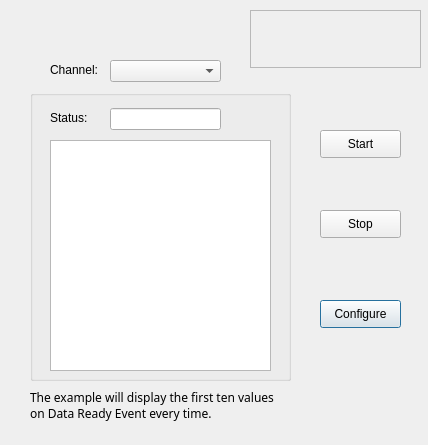
<?xml version="1.0" encoding="UTF-8"?>
<ui version="4.0">
 <class>BufferedPulseWidthMeasurementClass</class>
 <widget class="QDialog" name="BufferedPulseWidthMeasurementClass">
  <property name="geometry">
   <rect>
    <x>0</x>
    <y>0</y>
    <width>428</width>
    <height>445</height>
   </rect>
  </property>
  <property name="sizePolicy">
   <sizepolicy hsizetype="Fixed" vsizetype="Fixed">
    <horstretch>0</horstretch>
    <verstretch>0</verstretch>
   </sizepolicy>
  </property>
  <property name="windowTitle">
   <string>Buffered Pulse Width Measurement</string>
  </property>
  <widget class="QFrame" name="bkgrndImage">
   <property name="geometry">
    <rect>
     <x>250</x>
     <y>10</y>
     <width>171</width>
     <height>58</height>
    </rect>
   </property>
   <property name="frameShape">
    <enum>QFrame::StyledPanel</enum>
   </property>
   <property name="frameShadow">
    <enum>QFrame::Raised</enum>
   </property>
  </widget>
  <widget class="QGroupBox" name="groupBox">
   <property name="geometry">
    <rect>
     <x>30</x>
     <y>90</y>
     <width>261</width>
     <height>291</height>
    </rect>
   </property>
   <property name="autoFillBackground">
    <bool>true</bool>
   </property>
   <property name="title">
    <string/>
   </property>
   <widget class="QListWidget" name="cntrValueList">
    <property name="geometry">
     <rect>
      <x>20</x>
      <y>50</y>
      <width>221</width>
      <height>231</height>
     </rect>
    </property>
    <property name="flow">
     <enum>QListView::TopToBottom</enum>
    </property>
    <property name="isWrapping" stdset="0">
     <bool>false</bool>
    </property>
   </widget>
   <widget class="QLineEdit" name="txtChannelState">
    <property name="geometry">
     <rect>
      <x>80</x>
      <y>18</y>
      <width>111</width>
      <height>22</height>
     </rect>
    </property>
    <property name="text">
     <string/>
    </property>
    <property name="alignment">
     <set>Qt::AlignRight|Qt::AlignTrailing|Qt::AlignVCenter</set>
    </property>
    <property name="readOnly">
     <bool>true</bool>
    </property>
   </widget>
   <widget class="QLabel" name="label_2">
    <property name="geometry">
     <rect>
      <x>20</x>
      <y>20</y>
      <width>41</width>
      <height>16</height>
     </rect>
    </property>
    <property name="text">
     <string>Status:</string>
    </property>
   </widget>
  </widget>
  <widget class="QPushButton" name="btnConfig">
   <property name="geometry">
    <rect>
     <x>320</x>
     <y>300</y>
     <width>81</width>
     <height>28</height>
    </rect>
   </property>
   <property name="text">
    <string>Configure</string>
   </property>
  </widget>
  <widget class="QPushButton" name="btnStart">
   <property name="geometry">
    <rect>
     <x>320</x>
     <y>130</y>
     <width>81</width>
     <height>28</height>
    </rect>
   </property>
   <property name="text">
    <string>Start</string>
   </property>
  </widget>
  <widget class="QPushButton" name="btnStop">
   <property name="geometry">
    <rect>
     <x>320</x>
     <y>210</y>
     <width>81</width>
     <height>28</height>
    </rect>
   </property>
   <property name="text">
    <string>Stop</string>
   </property>
  </widget>
  <widget class="QLabel" name="label">
   <property name="geometry">
    <rect>
     <x>30</x>
     <y>380</y>
     <width>281</width>
     <height>51</height>
    </rect>
   </property>
   <property name="font">
    <font>
     <family>MS Reference Sans Serif</family>
     <weight>50</weight>
     <bold>false</bold>
    </font>
   </property>
   <property name="text">
    <string>The example will display the first ten values 
on Data Ready Event every time.</string>
   </property>
  </widget>
  <widget class="QComboBox" name="cbxDisplayedChannel">
   <property name="geometry">
    <rect>
     <x>110</x>
     <y>60</y>
     <width>111</width>
     <height>22</height>
    </rect>
   </property>
  </widget>
  <widget class="QLabel" name="label_6">
   <property name="geometry">
    <rect>
     <x>50</x>
     <y>62</y>
     <width>51</width>
     <height>16</height>
    </rect>
   </property>
   <property name="text">
    <string>Channel:</string>
   </property>
  </widget>
 </widget>
 <layoutdefault spacing="6" margin="11"/>
 <resources/>
 <connections/>
</ui>
